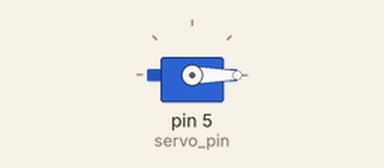
Simulated run of this sketch. Board: Arduino Uno, built with avr-gcc and run on an emulated ATmega328P. Shown: servo.

Above: at 0.05 s.
At 1.5 s:
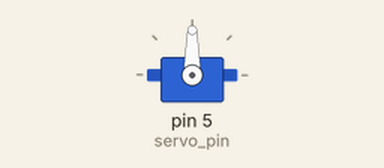
At 3.0 s:
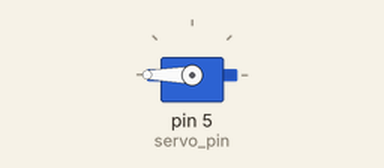
Timing chart, 0 to 6.9 s (numbered marks = the images above):
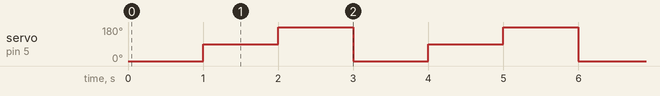

The sketch:

servo_checker.ino
```cpp
#include <Servo.h>
int servo_pin=5;
Servo myservo;

void setup() {
  myservo.attach(servo_pin);
  pinMode(servo_pin,OUTPUT);
}

void loop() {
  /*
  digitalWrite(servo_pin,HIGH);
  delayMicroseconds(1450);
  digitalWrite(servo_pin,LOW);
  delayMicroseconds(18550);
  */

  myservo.write(0);
  delay(1000);
  myservo.write(90);
  delay(1000);
  myservo.write(180);
  delay(1000);


}
```

Measured:
- by itself, servo on pin 5 (servo_pin): repeats every 3.0 s: 180° 1.0 s, 0° 1.0 s, 90° 1.0 s
